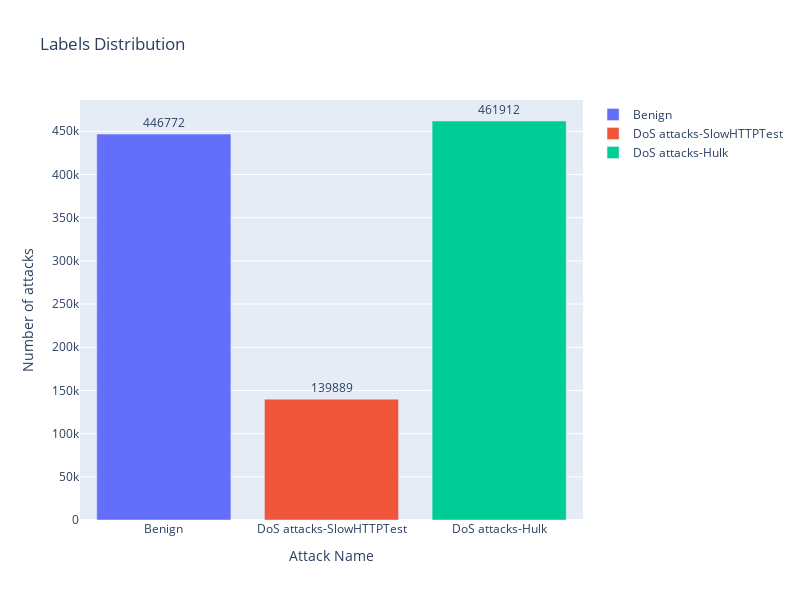

Source (notebook cell):
### Code cell
showAttackDistribution(rawsData['Label'])

### Figure 1 — Plotly figure (JSON) as saved in the notebook; plotly's stock layout.template omitted (floating-point values rounded to 4 significant figures)
{"data": [{"name": "Benign", "orientation": "v", "text": "446772", "textposition": "outside", "type": "bar", "x": ["Benign"], "y": [446772]}, {"name": "DoS attacks-SlowHTTPTest", "orientation": "v", "text": "139889", "textposition": "outside", "type": "bar", "x": ["DoS attacks-SlowHTTPTest"], "y": [139889]}, {"name": "DoS attacks-Hulk", "orientation": "v", "text": "461912", "textposition": "outside", "type": "bar", "x": ["DoS attacks-Hulk"], "y": [461912]}], "layout": {"height": 600, "title": {"text": "Labels Distribution"}, "width": 800, "xaxis": {"title": {"text": "Attack Name"}}, "yaxis": {"title": {"text": "Number of attacks"}}}}
